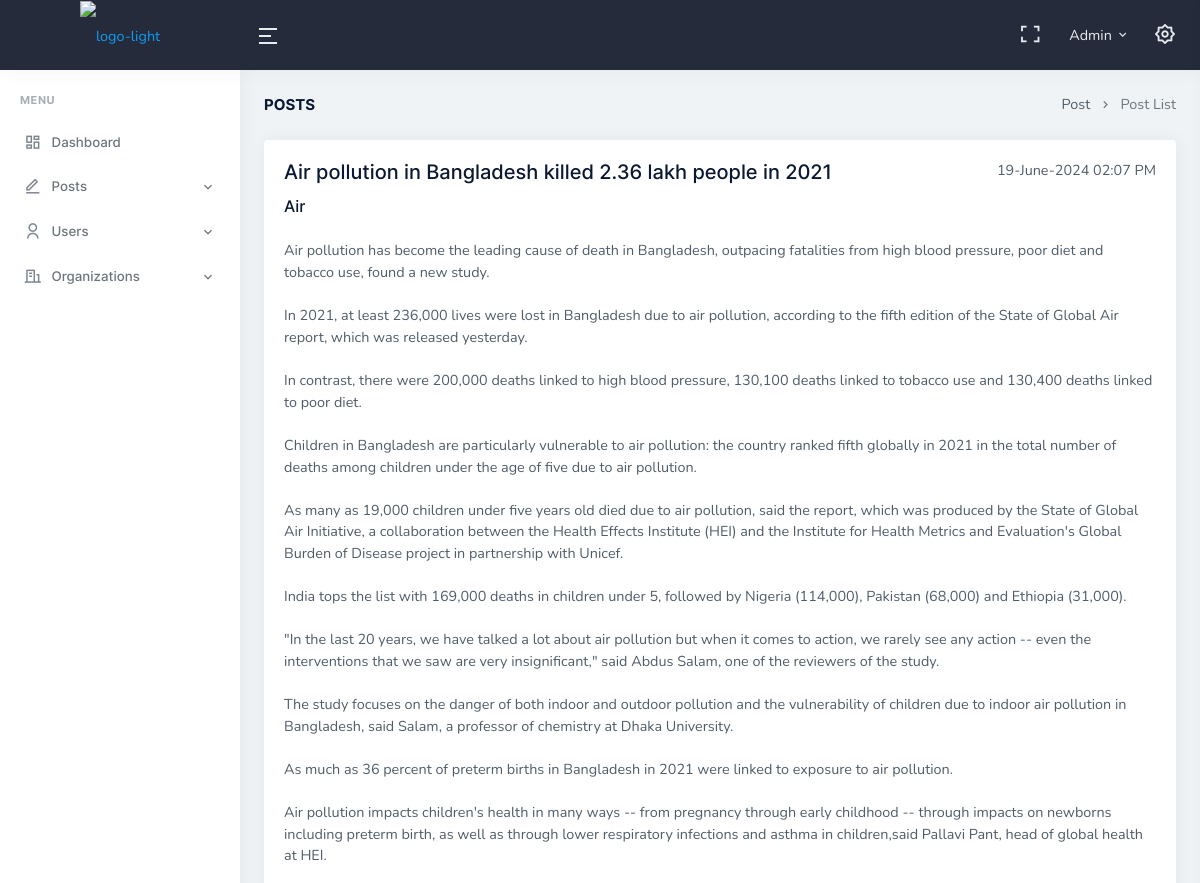
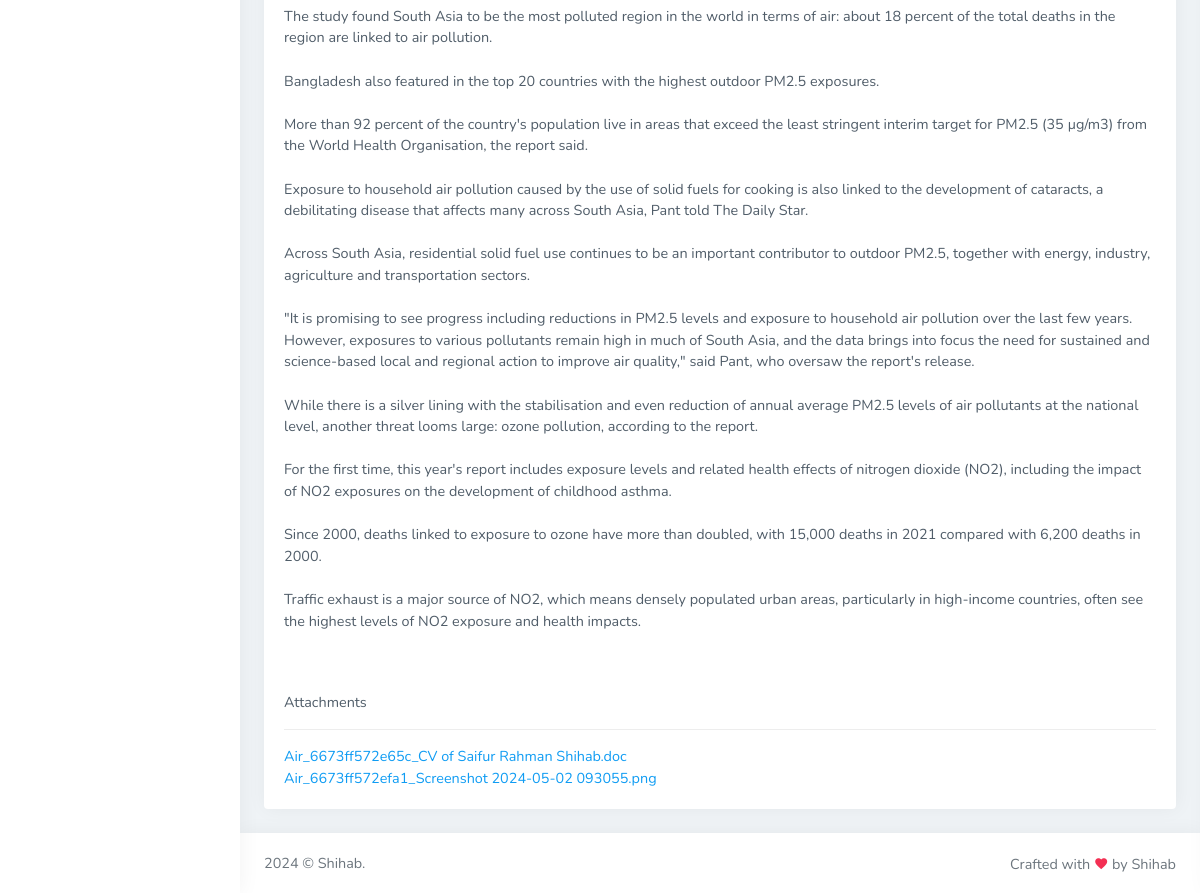
The page /view-post-admin.php?postId=98 (signed in) on the database its author committed (2 pictures, top to bottom).
### tables this page shows
CREATE TABLE `posts` (
  `post_id` int(6) NOT NULL,
  `post_title` varchar(200) NOT NULL,
  `project_name` varchar(100) NOT NULL,
  `post_details` varchar(5000) NOT NULL,
  `post_by` int(5) NOT NULL,
  `created_at` datetime NOT NULL DEFAULT current_timestamp(),
  `post_status` int(6) DEFAULT 1
);

CREATE TABLE `post_files` (
  `post_files_id` int(6) NOT NULL,
  `post_files_names` varchar(255) NOT NULL,
  `post_id` int(6) NOT NULL,
  `privacy` int(11) NOT NULL DEFAULT 0,
  `created_at` datetime NOT NULL DEFAULT current_timestamp()
);

### includes/helper-func.php (called while the page is built, shortened)
<?php
function getPost($postId, $conn) {
    $sql = "SELECT *, DATE_FORMAT(created_at, '%d-%M-%Y %h:%i %p') AS post_date FROM posts WHERE post_id = $postId ORDER BY created_at DESC";
    $result = mysqli_query($conn, $sql);
    return $result;
}
function getFiles($postId, $conn) {
    $sql = "SELECT * FROM post_files WHERE post_id = $postId";
    $result = mysqli_query($conn, $sql);
    return $result;
}

### view-post-admin.php (the view)
<?php
include 'includes/header.php';
include 'includes/helper-func.php';
if (isset($_GET['postId'])) {
    $post = getPost($_GET['postId'], $conn);
    $row = mysqli_fetch_assoc($post);
}
?>
<div class="container-fluid">
    <div class="row">
    <div class="col-12">
        <div class="page-title-box d-sm-flex align-items-center justify-content-between">
            <h4 class="mb-sm-0">Posts</h4>
            <div class="page-title-right">
                <ol class="breadcrumb m-0">
                    <li class="breadcrumb-item"><a href="javascript: void(0);">Post</a></li>
                    <li class="breadcrumb-item active">Post List</li>
                </ol>
            </div>
        </div>
    </div>
</div>
<div class="row">
    <div class="col-12">
            <div class="email-rightbar m-0">
                <div class="card">
                    <div class="card-body">
                        <div class="d-flex justify-content-between">
                            <h2 class="font-size-20"><?php echo $row['post_title'] ?></h2>
                            <p class="text-end"><?php echo $row['post_date'] ?></p>
                        </div>
                        <h4 class="font-size-16 mb-4"><?php echo $row['project_name'] ?></h4>
                        <p><?php echo nl2br($row['post_details']) ?></p>
                        <br><br>
                        <p>Attachments</p>
                        <hr>
                        <?php
                            $postFiles = getFiles($_GET['postId'], $conn);
                            if (mysqli_num_rows($postFiles) > 0) {
                                while ($row = mysqli_fetch_assoc($postFiles) ) {
                                    echo "<a href='uploads/".$row['post_files_names']."'>".$row['post_files_names']."</a><br>";
                                }
                            }
                            else
                                echo "No was File Attached";
                        ?>
                    </div>
                </div>
            </div>
    </div>
</div>
</div>
<?php
include 'includes/footer.php';
?>

### includes/header.php (shortened to what this page needs)
<!doctype html>
<html lang="en">
    <head>
        <link href="assets/libs/admin-resources/jquery.vectormap/jquery-jvectormap-1.2.2.css" rel="stylesheet" type="text/css" />
        <link href="assets/libs/datatables.net-bs4/css/dataTables.bootstrap4.min.css" rel="stylesheet" type="text/css" />
        <link href="assets/libs/datatables.net-responsive-bs4/css/responsive.bootstrap4.min.css" rel="stylesheet" type="text/css" />
        <link href="assets/css/bootstrap.min.css" id="bootstrap-style" rel="stylesheet" type="text/css" />
        <link href="assets/css/icons.min.css" rel="stylesheet" type="text/css" />
        <link href="assets/css/app.min.css" id="app-style" rel="stylesheet" type="text/css" />
        <link href="assets/css/style.css" id="app-style" rel="stylesheet" type="text/css" />
    </head>
    <body data-topbar="dark">
        <div id="layout-wrapper">
            <header id="page-topbar">
                <div class="navbar-header">
                    <div class="d-flex align-items-center">
                        <div class="navbar-brand-box">
                            <a href="dashboard.php" class="logo logo-light">
                                <span class="logo-lg">
                                    <img src="assets/images/logo.png" alt="logo-light" height="40">
                                </span>
                            </a>
                        </div>
                        <button type="button" class="btn btn-sm px-3 font-size-24 header-item waves-effect" id="vertical-menu-btn">
                            <i class="ri-menu-2-line align-middle"></i>
                        </button>
                    </div>
                    <div class="d-flex">
                        <div class="dropdown d-none d-lg-inline-block ms-1">
                            <button type="button" class="btn header-item noti-icon waves-effect" data-toggle="fullscreen">
                                <i class="ri-fullscreen-line"></i>
                            </button>
                        </div>
                        <div class="dropdown d-inline-block user-dropdown">
                            <button type="button" class="btn header-item waves-effect" id="page-header-user-dropdown"
                                data-bs-toggle="dropdown" aria-haspopup="true" aria-expanded="false">
                                <span class="d-none d-xl-inline-block ms-1"> <?php echo $_SESSION['admin']?></span>
                                <i class="mdi mdi-chevron-down d-none d-xl-inline-block"></i>
                            </button>
                        </div>
                        <div class="dropdown d-inline-block">
                            <button type="button" class="btn header-item noti-icon right-bar-toggle waves-effect">
                                <i class="ri-settings-2-line"></i>
                            </button>
                        </div>
                    </div>
                </div>
            </header>
            <div class="vertical-menu">
                <div data-simplebar class="h-100">
                    <div id="sidebar-menu">
                        <ul class="metismenu list-unstyled" id="side-menu">
                            <li class="menu-title">Menu</li>
                            <li>
                                <a href="dashboard.php" class="waves-effect">
                                    <i class="ri-dashboard-line"></i>
                                    <span>Dashboard</span>
                                </a>
                            </li>
                            <li>
                                <a href="javascript: void(0);" class="has-arrow waves-effect">
                                    <i class="ri-edit-line"></i>
                                    <span>Posts</span>
                                </a>
                            </li>
                            <li>
                                <a href="javascript: void(0);" class="has-arrow waves-effect">
                                    <i class="ri-user-line"></i>
                                    <span>Users</span>
                                </a>
                            </li>
                            <li>
                                <a href="javascript: void(0);" class="has-arrow waves-effect">
                                    <i class="ri-building-line"></i>
                                    <span>Organizations</span>
                                </a>
                            </li>
                        </ul>
                    </div>
                </div>
            </div>
<div class="main-content">
<div class="page-content">

### includes/footer.php (shortened to what this page needs)
</div>
    <footer class="footer">
        <div class="container-fluid">
            <div class="row">
                <div class="col-sm-6">
                    <script>document.write(new Date().getFullYear())</script> © Shihab.
                </div>
                <div class="col-sm-6">
                    <div class="text-sm-end d-none d-sm-block">
                        Crafted with <i class="mdi mdi-heart text-danger"></i> by Shihab
                    </div>
                </div>
            </div>
        </div>
    </footer>
</div>
</div>
    </body>
</html>

### rows shown on the page
posts: post_title "Air pollution in Bangladesh killed 2.36 lakh people in 2021", project_name "Air", post_details "Air pollution has become the leading cause of death in Bangladesh, outpacing fatalities from high blood pressure, poor diet and tobacco use, found a new study. In 2021, at least 236,000 lives were lost in Bangladesh due to air pollution, according to the fifth edition of the State of Global Air report, which was released yesterday. In contrast, there were 200,000 deaths linked to high blood pressure, 130,100 deaths linked to tobacco use and 130,400 deaths linked to poor diet. Children in Bangladesh are particularly vulnerable to air pollution: the country ranked fifth globally in 2021 in the total number of deaths among children under the age of five due to air pollution. As many as 19,000…"
post_files: post_files_names "Air_6673ff572e65c_CV of Saifur Rahman Shihab.doc"
post_files: post_files_names "Air_6673ff572efa1_Screenshot 2024-05-02 093055.png"

### other values the page prints
$_SESSION['admin'] "Admin"
$row['post_date'] "19-June-2024 02:07 PM"
